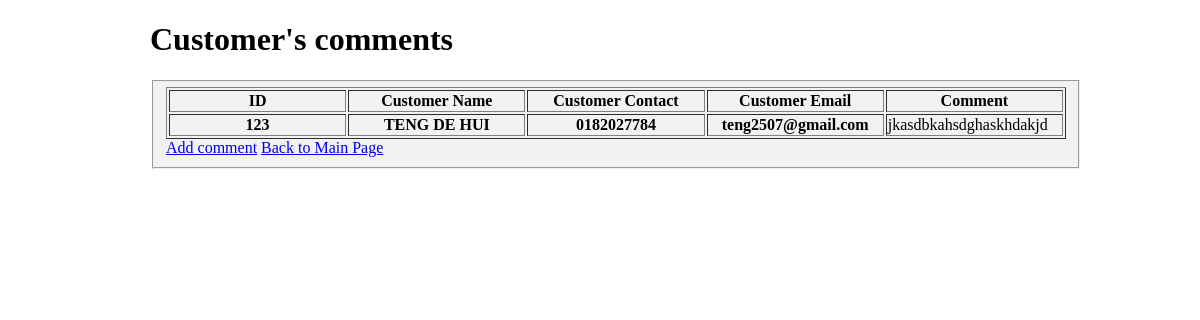
The page /Murphy/comment/view_comment.php on the database its author committed.
### tables this page shows
CREATE TABLE `comment` (
  `id` int(11) NOT NULL,
  `name` varchar(255) NOT NULL,
  `contact` varchar(255) NOT NULL,
  `email` varchar(255) NOT NULL,
  `comment` text NOT NULL
);

### Murphy/comment/view_comment.php (the view, shortened to what this page needs)
<!DOCTYPE html>
<html lang="en">
<head>
</head>
<body>
<div class="middle">
    <h1>Customer's comments</h1>
    <fieldset>
    <div class="middle">
    <table class="table" border="1px">
						<thead>
							<th> ID</th>
							<th> Customer Name</th>
							<th> Customer Contact </th>
							<th> Customer Email</th>
							<th> Comment</th>
						</thead>
                        <tbody>
                            <?php
                            $servername = "localhost";
                            $username = "root";
                            $password = "";
                            $dbname = "dwp_1coin_project";
                            $conn = mysqli_connect($servername, $username, $password, $dbname);
                            $sql = "SELECT * FROM comment";
                            $result = mysqli_query($conn, $sql);
                            if (mysqli_num_rows($result) > 0) {
                                while($row = mysqli_fetch_assoc($result))
                                {
                                    $comm_id = $row['id'];
									$cust_name = $row['name'];
									$cust_cont = $row['contact'];
									$cust_email = $row['email'];
									$comment = $row['comment'];
                            ?>
                            <tr>
                                <th><?php echo $comm_id; ?></th>
                                <th><?php echo $cust_name; ?></th>
                                <th><?php echo $cust_cont; ?></th>
                                <th><?php echo $cust_email; ?></th>
                                <td><?php echo $comment; ?></td>
                            </tr>
                        </tbody>
                        <?php
                        }
                    } else {
                        echo "0 results";
                    }
                    ?>
    </table>
                <span><a href="http://localhost/DWP_1Coin_Project/Murphy/comment/add_comment.php" >Add comment</a></span>
                <span><a href=# >Back to Main Page</a></span>
    </div>
                </div>
</body>
</html>

### Murphy/comment/view_comment.php (style rules this page uses)
body { background-image: url("https://i.pinimg.com/564x/52/9d/2b/529d2ba9360a0707359ca15b9cb184be.jpg"); background-size: 100%; background-repeat:no-repeat; }
.middle { max-width: 900px; margin: auto; }
fieldset { background-color: #f2f2f2; }
.table { table-layout: fixed; width: 900px; word-wrap: break-word; }

### rows shown on the page
comment: id "123", name "TENG DE HUI", contact "0182027784", email "teng2507@gmail.com", comment "jkasdbkahsdghaskhdakjd"
